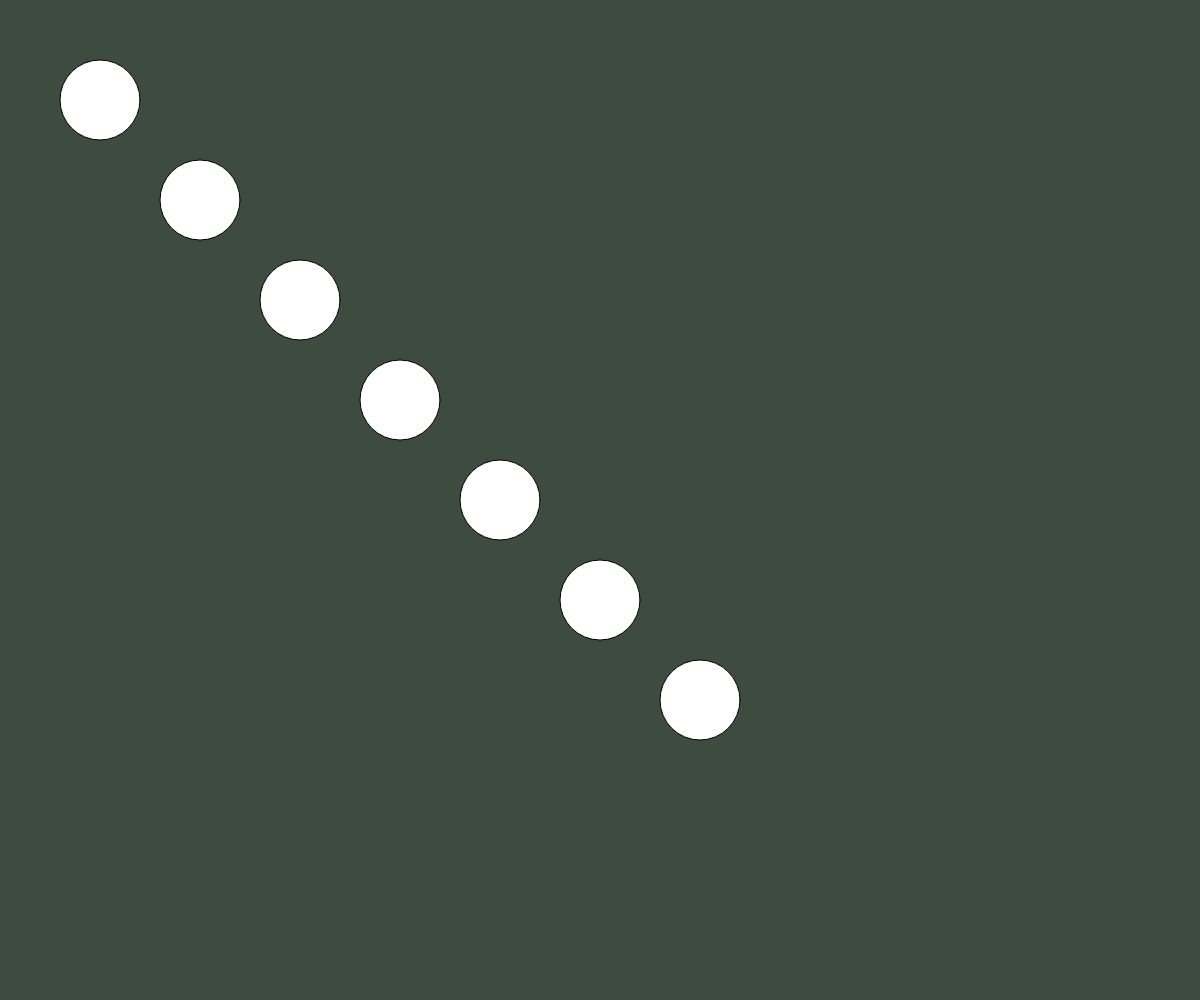
Frame 1 (no input)
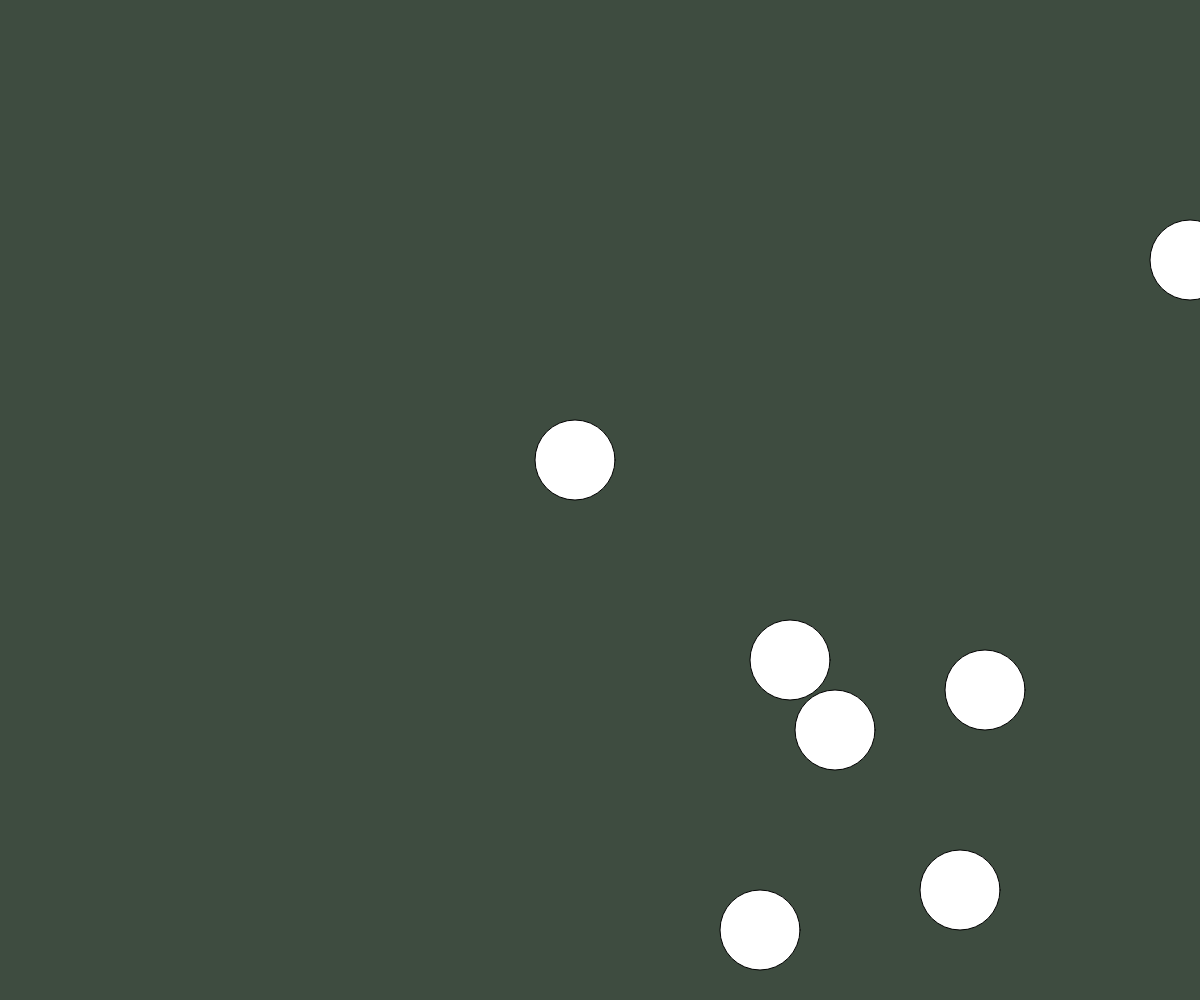
Frame 60 (no input)
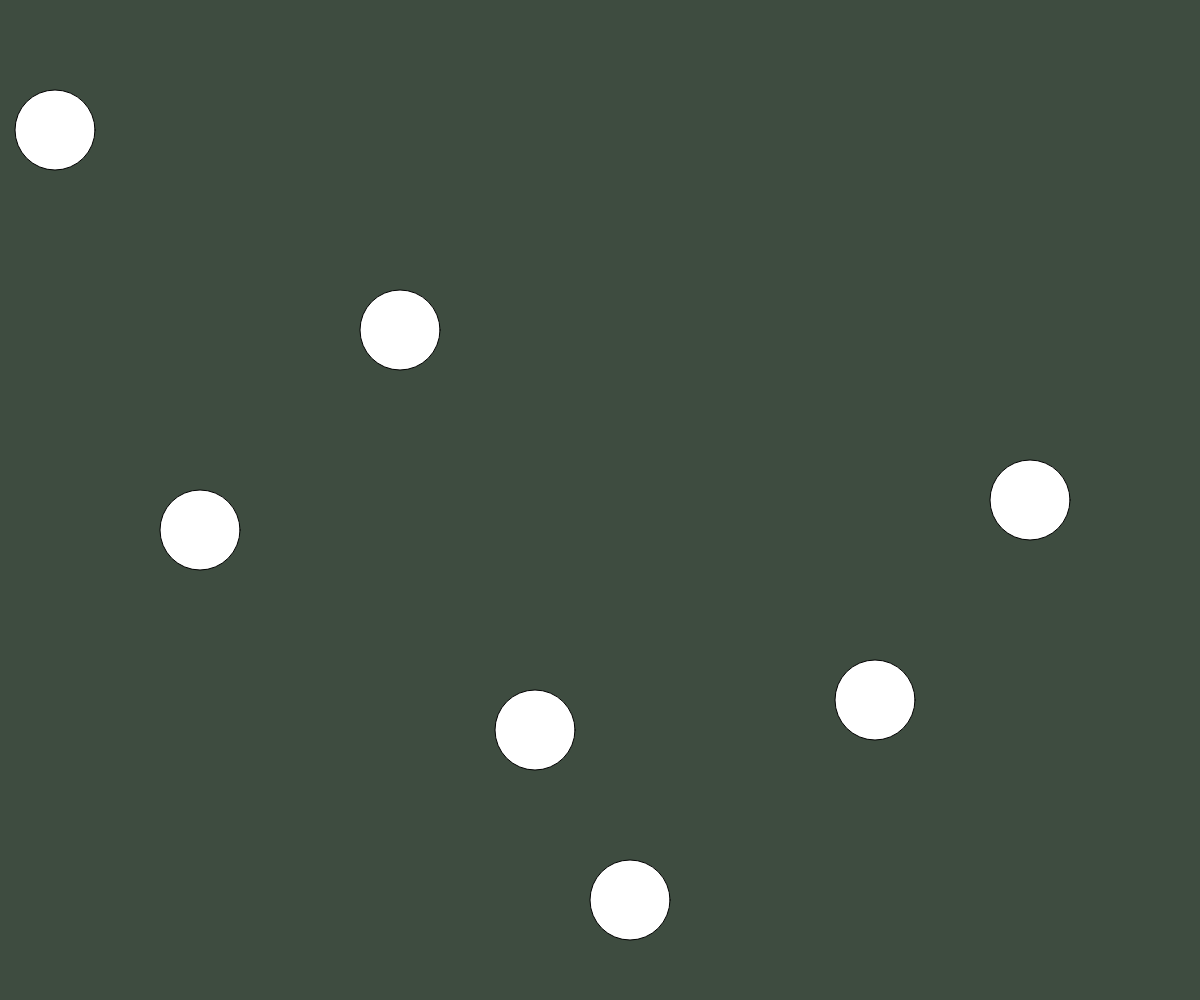
Frame 120 (the mouse pressed at the canvas centre since frame 60)

The p5.js sketch that drew these frames (run headless with seeded random() and noise() and a simulated clock; from frame 60 on, the mouse is pressed at the canvas centre):

// p5.js sketch
// ── sketch.js

let xposlist = [100,200,300,400,500,600,700];
let yposlist = [100,200,300,400,500,600,700];
let xspeedlist = [15,10,20,25,20,10,15];
let yspeedlist = [10,20,10,20,10,20,10];



function setup() {
  // put setup code here
  createCanvas(windowWidth,windowHeight);

}

function draw() {
  // put drawing code here

  background(62,76,64);

  for (let i = 0; i < xposlist.length; i = i + 1){


    circle(xposlist[i],yposlist[i],80);

    xposlist[i] = xposlist[i] + xspeedlist[i];
    yposlist[i] = yposlist[i] + yspeedlist[i];

    //check when ball crosses bottom of canvas
    if(yposlist[i]>height){
      yspeedlist[i] = -yspeedlist[i];
      }

    //check when ball crosses top of canvas
    if(yposlist[i] < 0){
      yspeedlist[i] = -yspeedlist[i];
    }

    //check when ball crosses bottom of canvas
    if(xposlist[i]>width){
      xspeedlist[i] = -xspeedlist[i];
      }

    //check when ball crosses top of canvas
    if(xposlist[i] < 0){
      xspeedlist[i] = -xspeedlist[i];
    }

    if(mouseIsPressed & dist(mouseX, mouseY, xposlist[i], yposlist[i])<80){

    }

  }



}
